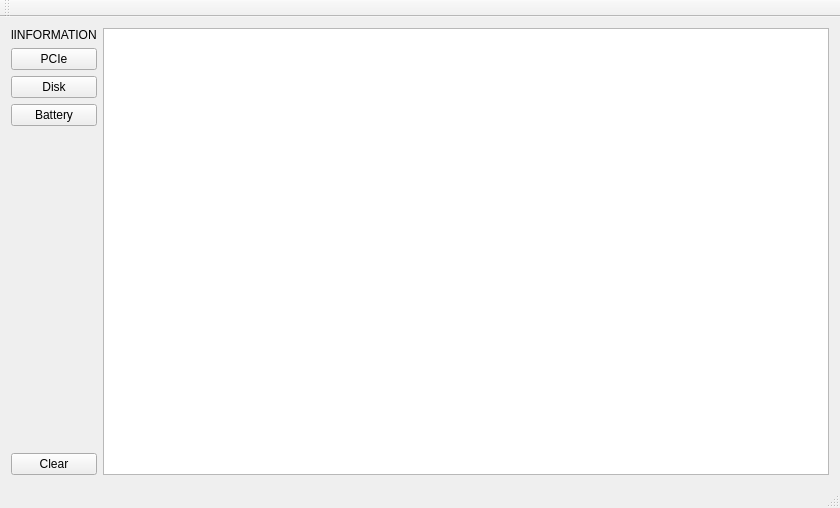
<?xml version="1.0" encoding="UTF-8"?>
<ui version="4.0">
 <class>FrontWindow</class>
 <widget class="QMainWindow" name="FrontWindow">
  <property name="geometry">
   <rect>
    <x>0</x>
    <y>0</y>
    <width>840</width>
    <height>508</height>
   </rect>
  </property>
  <property name="windowTitle">
   <string>FrontWindow</string>
  </property>
  <widget class="QWidget" name="centralWidget">
   <layout class="QGridLayout" name="gridLayout">
    <item row="0" column="0">
     <layout class="QHBoxLayout" name="horizontalLayout">
      <item>
       <layout class="QVBoxLayout" name="verticalLayout">
        <item>
         <widget class="QLabel" name="label">
          <property name="text">
           <string>lINFORMATION</string>
          </property>
          <property name="textFormat">
           <enum>Qt::AutoText</enum>
          </property>
          <property name="wordWrap">
           <bool>false</bool>
          </property>
         </widget>
        </item>
        <item>
         <widget class="QPushButton" name="printInfoOfPCIe">
          <property name="text">
           <string>PCIe</string>
          </property>
         </widget>
        </item>
        <item>
         <widget class="QPushButton" name="printDiskInfo">
          <property name="text">
           <string>Disk</string>
          </property>
         </widget>
        </item>
        <item>
         <widget class="QPushButton" name="printBatteryInfo">
          <property name="text">
           <string>Battery</string>
          </property>
         </widget>
        </item>
        <item>
         <spacer name="verticalSpacer">
          <property name="orientation">
           <enum>Qt::Vertical</enum>
          </property>
          <property name="sizeHint" stdset="0">
           <size>
            <width>20</width>
            <height>40</height>
           </size>
          </property>
         </spacer>
        </item>
        <item>
         <widget class="QPushButton" name="clearInfo">
          <property name="text">
           <string>Clear</string>
          </property>
         </widget>
        </item>
       </layout>
      </item>
      <item>
       <widget class="QListWidget" name="listWidget"/>
      </item>
     </layout>
    </item>
   </layout>
  </widget>
  <widget class="QMenuBar" name="menuBar">
   <property name="geometry">
    <rect>
     <x>0</x>
     <y>0</y>
     <width>840</width>
     <height>26</height>
    </rect>
   </property>
  </widget>
  <widget class="QToolBar" name="mainToolBar">
   <attribute name="toolBarArea">
    <enum>TopToolBarArea</enum>
   </attribute>
   <attribute name="toolBarBreak">
    <bool>false</bool>
   </attribute>
  </widget>
  <widget class="QStatusBar" name="statusBar"/>
 </widget>
 <layoutdefault spacing="6" margin="11"/>
 <resources/>
 <connections/>
</ui>
